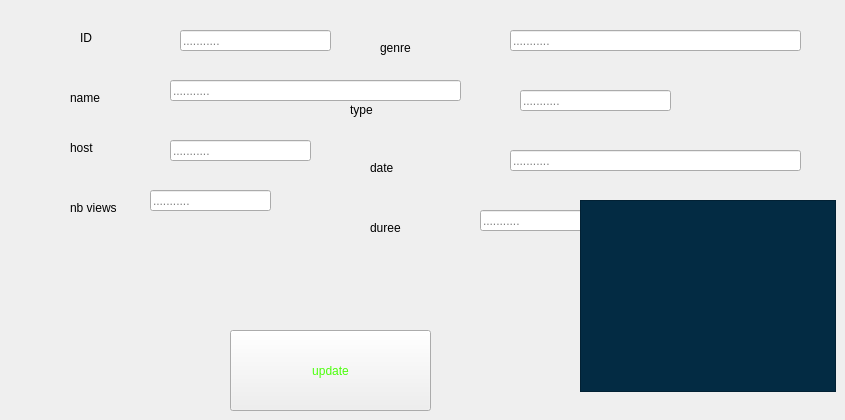
      <widget class="QWidget" name="tab_4">
       <attribute name="title">
        <string>update</string>
       </attribute>
       <widget class="QLabel" name="label_42">
        <property name="geometry">
         <rect>
          <x>370</x>
          <y>160</y>
          <width>91</width>
          <height>16</height>
         </rect>
        </property>
        <property name="text">
         <string>date</string>
        </property>
       </widget>
       <widget class="QLabel" name="label_33">
        <property name="geometry">
         <rect>
          <x>70</x>
          <y>90</y>
          <width>56</width>
          <height>16</height>
         </rect>
        </property>
        <property name="text">
         <string>name</string>
        </property>
       </widget>
       <widget class="QLineEdit" name="type_lineEdit_2">
        <property name="geometry">
         <rect>
          <x>520</x>
          <y>90</y>
          <width>151</width>
          <height>21</height>
         </rect>
        </property>
        <property name="text">
         <string/>
        </property>
        <property name="placeholderText">
         <string>...........</string>
        </property>
       </widget>
       <widget class="QLineEdit" name="host_lineEdit_2">
        <property name="geometry">
         <rect>
          <x>170</x>
          <y>140</y>
          <width>141</width>
          <height>21</height>
         </rect>
        </property>
        <property name="text">
         <string/>
        </property>
        <property name="placeholderText">
         <string>...........</string>
        </property>
       </widget>
       <widget class="QLineEdit" name="name_lineEdit_2">
        <property name="geometry">
         <rect>
          <x>170</x>
          <y>80</y>
          <width>291</width>
          <height>21</height>
         </rect>
        </property>
        <property name="text">
         <string/>
        </property>
        <property name="placeholderText">
         <string>...........</string>
        </property>
       </widget>
       <widget class="QLabel" name="label_43">
        <property name="geometry">
         <rect>
          <x>350</x>
          <y>100</y>
          <width>111</width>
          <height>20</height>
         </rect>
        </property>
        <property name="text">
         <string>type</string>
        </property>
       </widget>
       <widget class="QLabel" name="label_44">
        <property name="geometry">
         <rect>
          <x>380</x>
          <y>40</y>
          <width>91</width>
          <height>16</height>
         </rect>
        </property>
        <property name="text">
         <string>genre</string>
        </property>
       </widget>
       <widget class="QLineEdit" name="date_lineEdit_2">
        <property name="geometry">
         <rect>
          <x>510</x>
          <y>150</y>
          <width>291</width>
          <height>21</height>
         </rect>
        </property>
        <property name="text">
         <string/>
        </property>
        <property name="placeholderText">
         <string>...........</string>
        </property>
       </widget>
       <widget class="QPushButton" name="update">
        <property name="geometry">
         <rect>
          <x>230</x>
          <y>330</y>
          <width>201</width>
          <height>81</height>
         </rect>
        </property>
        <property name="styleSheet">
         <string notr="true">color:rgb(75, 255, 10)</string>
        </property>
        <property name="text">
         <string>update</string>
        </property>
       </widget>
       <widget class="QLineEdit" name="nbviews_lineEdit_2">
        <property name="geometry">
         <rect>
          <x>150</x>
          <y>190</y>
          <width>121</width>
          <height>21</height>
         </rect>
        </property>
        <property name="text">
         <string/>
        </property>
        <property name="placeholderText">
         <string>...........</string>
        </property>
       </widget>
       <widget class="QLineEdit" name="id_lineEdit_2">
        <property name="geometry">
         <rect>
          <x>180</x>
          <y>30</y>
          <width>151</width>
          <height>21</height>
         </rect>
        </property>
        <property name="styleSheet">
         <string notr="true"/>
        </property>
        <property name="text">
         <string/>
        </property>
        <property name="placeholderText">
         <string>...........</string>
        </property>
       </widget>
       <widget class="QLabel" name="label_45">
        <property name="geometry">
         <rect>
          <x>80</x>
          <y>30</y>
          <width>56</width>
          <height>16</height>
         </rect>
        </property>
        <property name="text">
         <string>ID</string>
        </property>
       </widget>
       <widget class="QLabel" name="label_46">
        <property name="geometry">
         <rect>
          <x>70</x>
          <y>200</y>
          <width>91</width>
          <height>16</height>
         </rect>
        </property>
        <property name="text">
         <string>nb views</string>
        </property>
       </widget>
       <widget class="QLabel" name="label_47">
        <property name="geometry">
         <rect>
          <x>370</x>
          <y>220</y>
          <width>91</width>
          <height>16</height>
         </rect>
        </property>
        <property name="text">
         <string>duree</string>
        </property>
       </widget>
       <widget class="QLineEdit" name="duree_lineEdit_2">
        <property name="geometry">
         <rect>
          <x>480</x>
          <y>210</y>
          <width>291</width>
          <height>21</height>
         </rect>
        </property>
        <property name="text">
         <string/>
        </property>
        <property name="placeholderText">
         <string>...........</string>
        </property>
       </widget>
       <widget class="QLineEdit" name="genre_lineEdit_2">
        <property name="geometry">
         <rect>
          <x>510</x>
          <y>30</y>
          <width>291</width>
          <height>21</height>
         </rect>
        </property>
        <property name="text">
         <string/>
        </property>
        <property name="placeholderText">
         <string>...........</string>
        </property>
       </widget>
       <widget class="QLabel" name="label_48">
        <property name="geometry">
         <rect>
          <x>70</x>
          <y>140</y>
          <width>56</width>
          <height>16</height>
         </rect>
        </property>
        <property name="text">
         <string>host</string>
        </property>
       </widget>
       <widget class="QTableView" name="tableView">
        <property name="geometry">
         <rect>
          <x>580</x>
          <y>200</y>
          <width>256</width>
          <height>192</height>
         </rect>
        </property>
        <property name="styleSheet">
         <string notr="true">background:rgb(3, 43, 67);</string>
        </property>
       </widget>
      </widget>
